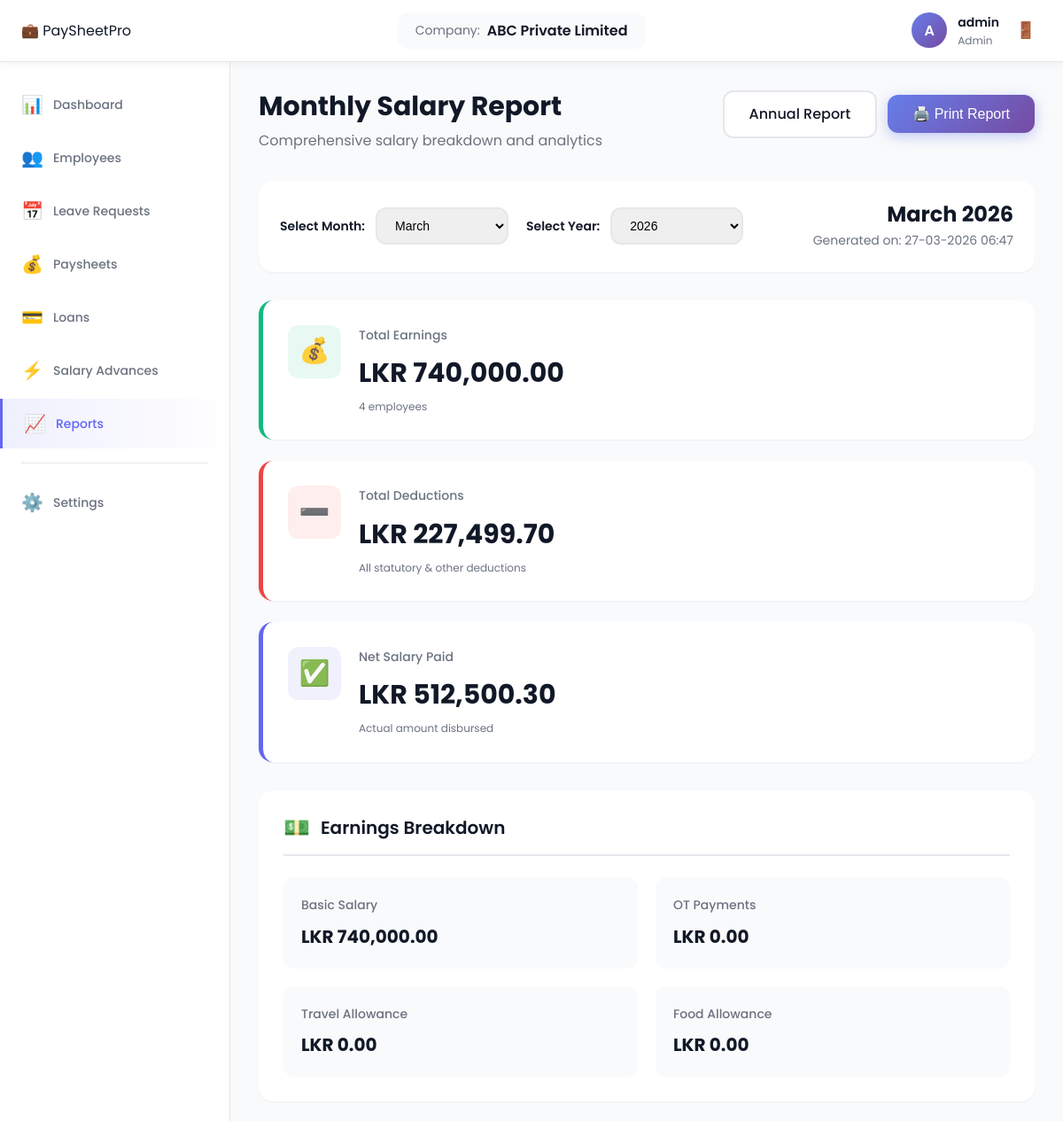
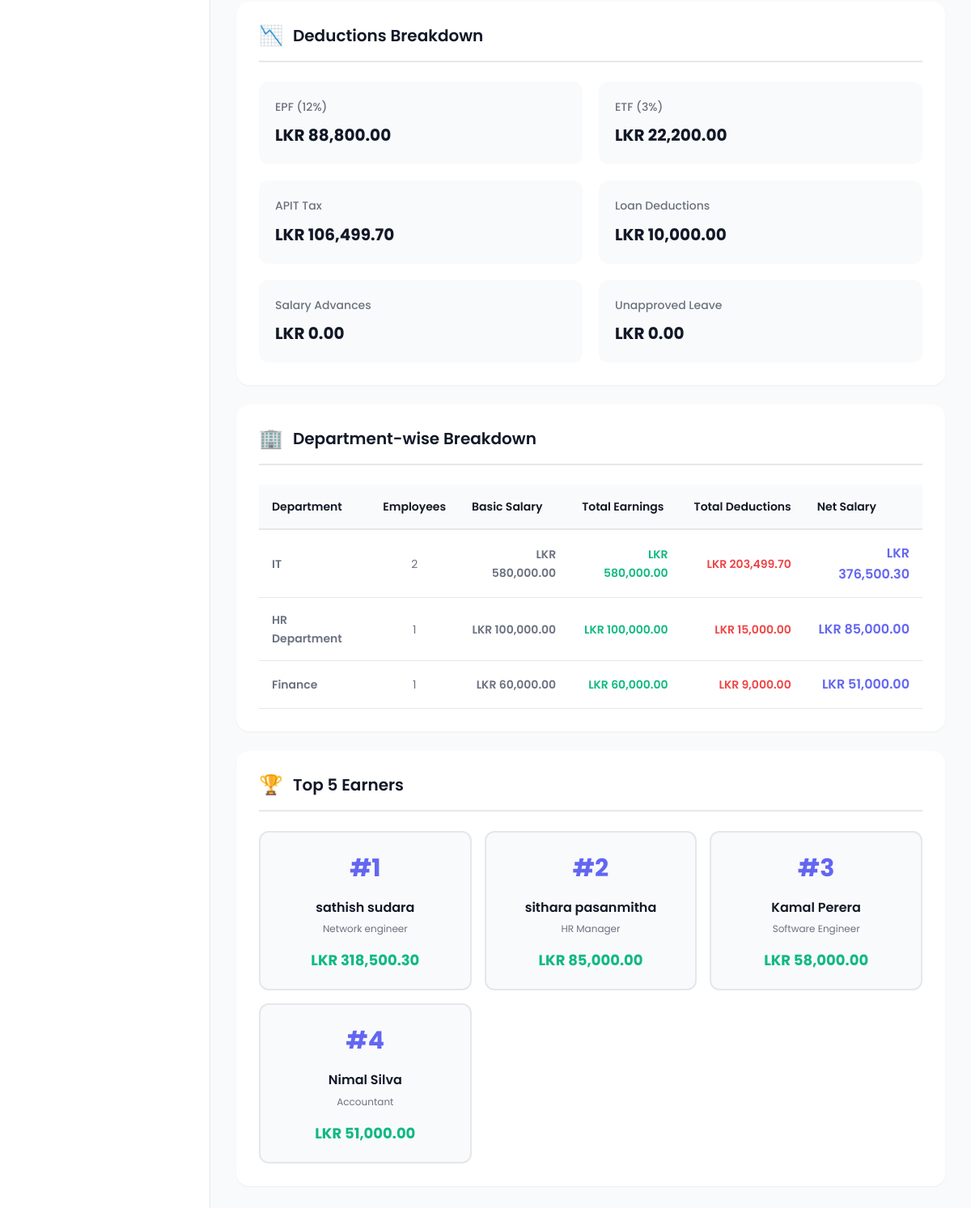
Screenshot of /admin/reports/monthly_report.php (signed in) with the database file from the repository (2 pictures, top to bottom).
### tables this page shows
CREATE TABLE `paysheets` (
  `paysheet_id` int(11) NOT NULL,
  `employee_id` int(11) NOT NULL,
  `month` int(11) NOT NULL,
  `year` int(11) NOT NULL,
  `basic_salary` decimal(10,2) NOT NULL,
  `ot_payment` decimal(10,2) DEFAULT 0.00,
  `travel_allowance` decimal(10,2) DEFAULT 0.00,
  `food_allowance` decimal(10,2) DEFAULT 0.00,
  `total_earnings` decimal(10,2) NOT NULL,
  `epf_deduction` decimal(10,2) DEFAULT 0.00,
  `etf_deduction` decimal(10,2) DEFAULT 0.00,
  `apit_tax` decimal(10,2) DEFAULT 0.00,
  `loan_deduction` decimal(10,2) DEFAULT 0.00,
  `advance_deduction` decimal(10,2) DEFAULT 0.00,
  `unapproved_leave_deduction` decimal(10,2) DEFAULT 0.00,
  `total_deductions` decimal(10,2) NOT NULL,
  `net_salary` decimal(10,2) NOT NULL,
  `generated_date` timestamp NOT NULL DEFAULT current_timestamp()
);

CREATE TABLE `employees` (
  `employee_id` int(11) NOT NULL,
  `company_id` int(11) NOT NULL,
  `employee_name` varchar(255) NOT NULL,
  `employee_nic` varchar(20) NOT NULL,
  `employee_address` text NOT NULL,
  `employee_phone` varchar(20) NOT NULL,
  `employee_email` varchar(100) NOT NULL,
  `position` varchar(100) NOT NULL,
  `department` varchar(100) NOT NULL,
  `basic_salary` decimal(10,2) NOT NULL,
  `joining_date` date NOT NULL,
  `status` enum('active','inactive') DEFAULT 'active',
  `created_date` timestamp NOT NULL DEFAULT current_timestamp()
);

### admin/reports/monthly_report.php (the view, shortened to what the rows shown need)
<?php
require_once '../../config/database.php';
$company_id = getCompanyId();
$selected_month = isset($_GET['month']) ? clean($conn, $_GET['month']) : date('n');
$selected_year = isset($_GET['year']) ? clean($conn, $_GET['year']) : date('Y');
$stats_query = "SELECT
                COUNT(DISTINCT p.employee_id) as total_employees,
                SUM(p.basic_salary) as total_basic,
                SUM(p.ot_payment) as total_ot,
                SUM(p.travel_allowance) as total_travel,
                SUM(p.food_allowance) as total_food,
                SUM(p.total_earnings) as total_earnings,
                SUM(p.epf_deduction) as total_epf,
                SUM(p.etf_deduction) as total_etf,
                SUM(p.apit_tax) as total_tax,
                SUM(p.loan_deduction) as total_loans,
                SUM(p.advance_deduction) as total_advances,
                SUM(p.unapproved_leave_deduction) as total_unapproved,
                SUM(p.total_deductions) as total_deductions,
                SUM(p.net_salary) as total_net
                FROM paysheets p
                JOIN employees e ON p.employee_id = e.employee_id
                WHERE e.company_id = '$company_id' AND p.month = '$selected_month' AND p.year = '$selected_year'";
$stats_result = mysqli_query($conn, $stats_query);
$stats = mysqli_fetch_assoc($stats_result);
$top_earners_query = "SELECT e.employee_name, e.position, p.basic_salary, p.net_salary
                      FROM paysheets p
                      JOIN employees e ON p.employee_id = e.employee_id
                      WHERE e.company_id = '$company_id' AND p.month = '$selected_month' AND p.year = '$selected_year'
                      ORDER BY p.net_salary DESC
                      LIMIT 5";
$top_earners_result = mysqli_query($conn, $top_earners_query);
$has_data = $stats['total_employees'] > 0;
?>
<!DOCTYPE html>
<html lang="en">
<head>
    <link rel="stylesheet" href="../../accests/css/style.css">
    <link rel="stylesheet" href="../../accests/css/dashboard.css">
    <link rel="stylesheet" href="../../accests/css/reports.css">
</head>
<body>
    <div class="dashboard-container">
        <main class="main-content">
            <div class="page-header">
                <div>
                    <h1 class="page-title">Monthly Salary Report</h1>
                </div>
            </div>
            <div class="report-selector">
                <div class="report-title-section">
                    <h2 class="report-period"><?php echo getMonthName($selected_month) . ' ' . $selected_year; ?></h2>
                </div>
            </div>
            <?php if ($has_data): ?>
                <div class="report-section">
                    <div class="table-responsive">
                        <table class="report-table">
                            <thead>
                                <tr>
                                    <th>Department</th>
                                    <th>Employees</th>
                                    <th>Basic Salary</th>
                                    <th>Total Earnings</th>
                                    <th>Total Deductions</th>
                                    <th>Net Salary</th>
                                </tr>
                            </thead>
                        </table>
                    </div>
                </div>
                <div class="report-section">
                    <div class="top-earners-grid">
                        <?php
                        $rank = 1;
                        while ($earner = mysqli_fetch_assoc($top_earners_result)):
                        ?>
                            <div class="earner-card">
                                <div class="earner-rank">#<?php echo $rank++; ?></div>
                                <div class="earner-info">
                                    <div class="earner-name"><?php echo htmlspecialchars($earner['employee_name']); ?></div>
                                    <div class="earner-position"><?php echo htmlspecialchars($earner['position']); ?></div>
                                </div>
                                <div class="earner-amount"><?php echo formatCurrency($earner['net_salary']); ?></div>
                            </div>
                        <?php endwhile; ?>
                    </div>
                </div>
            <?php endif; ?>
        </main>
    </div>
</body>
</html>

### rows the page displays
paysheets: employee.employee_name "sathish sudara", employee.position "Network engineer", net_salary "LKR 318,500.30"
paysheets: employee.employee_name "sithara pasanmitha", employee.position "HR Manager", net_salary "LKR 85,000.00"
paysheets: employee.employee_name "Kamal Perera", employee.position "Software Engineer", net_salary "LKR 58,000.00"
paysheets: employee.employee_name "Nimal Silva", employee.position "Accountant", net_salary "LKR 51,000.00"

### other values shown
$company_name "ABC Private Limited"
substr($username, 0, 1) "A"
$username "admin"
getMonthName($selected_month) "March"
$selected_year "2026"
formatCurrency($stats['total_earnings']) "LKR 740,000.00"
$stats['total_employees'] "4"
formatCurrency($stats['total_deductions']) "LKR 227,499.70"
formatCurrency($stats['total_net']) "LKR 512,500.30"
formatCurrency($stats['total_basic']) "LKR 740,000.00"
formatCurrency($stats['total_ot']) "LKR 0.00"
formatCurrency($stats['total_travel']) "LKR 0.00"
formatCurrency($stats['total_food']) "LKR 0.00"
formatCurrency($stats['total_epf']) "LKR 88,800.00"
formatCurrency($stats['total_etf']) "LKR 22,200.00"
